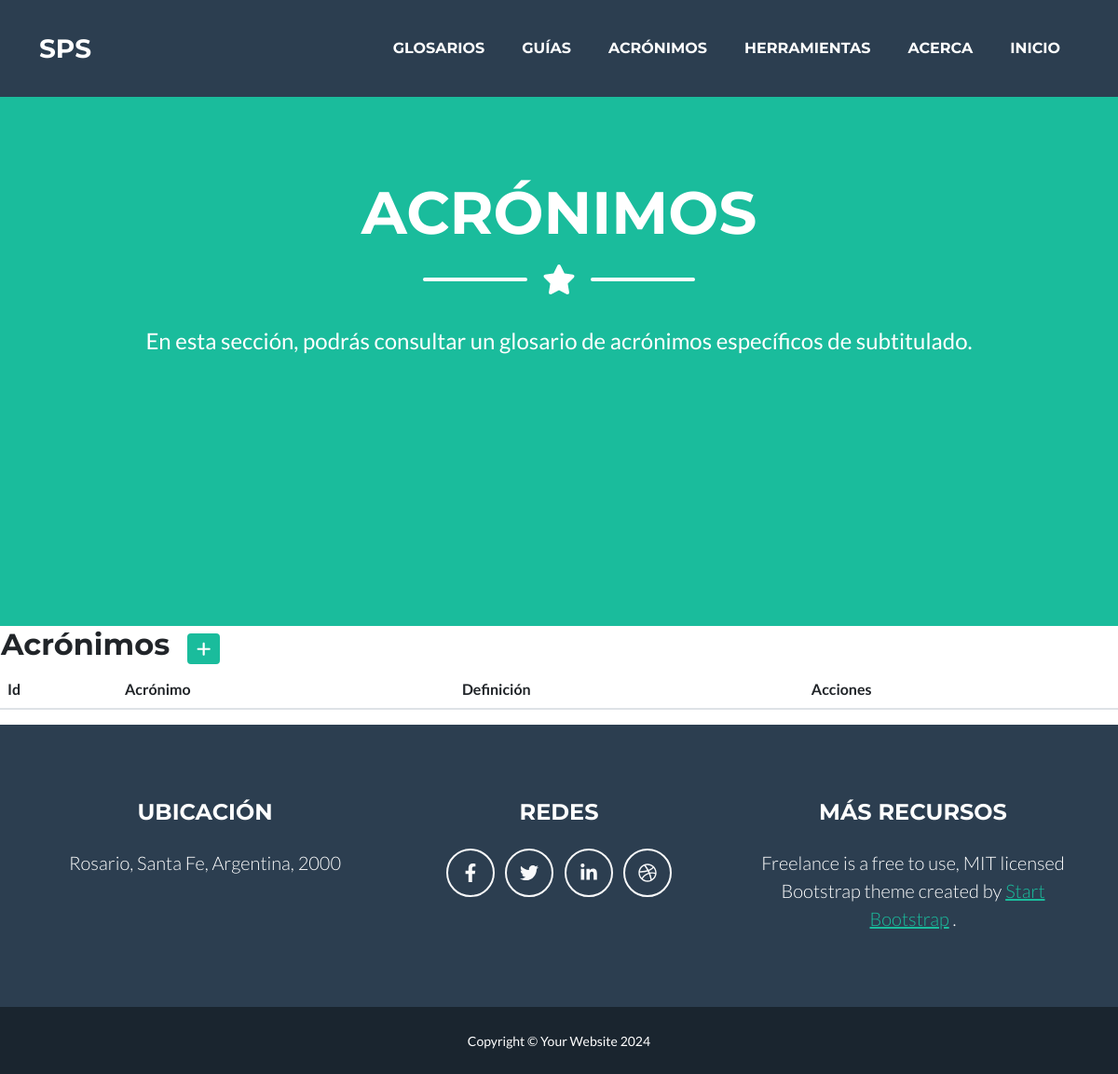
The app's page /acrónimos/, older data.
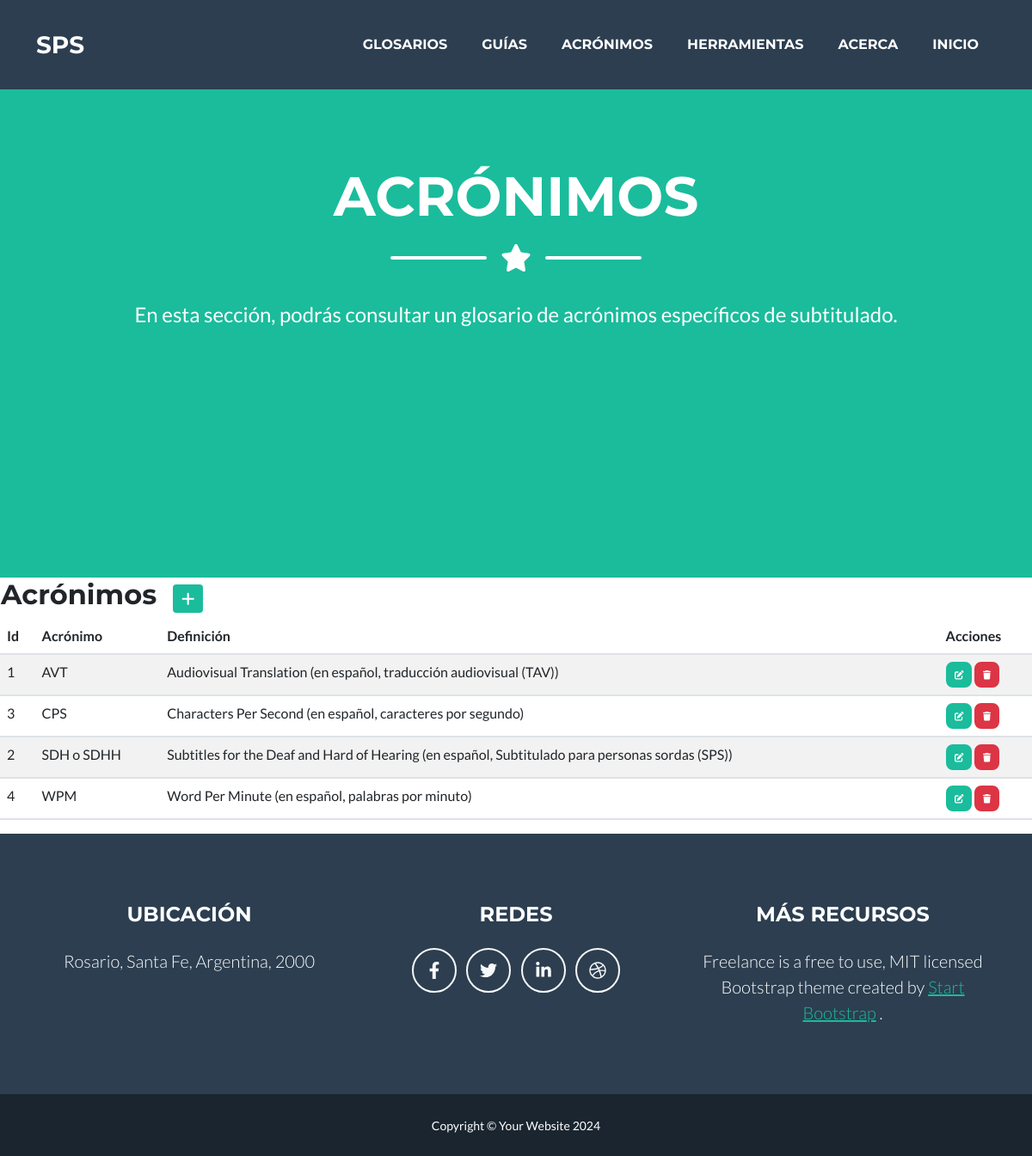
The same page, newer data.
### aplicacion/models.py (models this page shows, shortened)
class Acrónimos(models.Model):
    acrónimo = models.CharField(max_length=100)
    definición = models.CharField(max_length=100)
    class Meta:
        ordering = ["acrónimo"]
        verbose_name = "Acrónimos"
        verbose_name_plural = "Acrónimos"

### aplicacion/views.py (called while the page is built)
def acrónimos(request):
    contexto = {'acrónimos': Acrónimos.objects.all()}
    return render(request, "aplicacion/acrónimos.html", contexto)

### aplicacion/templates/aplicacion/acrónimos.html (shortened to what this page needs)
{% extends "aplicacion/index.html" %}
{% block inicio %}
<li class="nav-item mx-0 mx-lg-1"><a class="nav-link py-3 px-0 px-lg-3 rounded" href="{% url 'home' %}">Inicio</a></li>
{% endblock inicio %}
{% block  titulo%}
<header class="masthead bg-primary text-white text-center">
    <div class="container d-flex align-items-center flex-column">
        <h1 class="masthead-heading text-uppercase mb-0">Acrónimos</h1>
        <div class="divider-custom divider-light">
            <div class="divider-custom-line"></div>
            <div class="divider-custom-icon"><i class="fas fa-star"></i></div>
            <div class="divider-custom-line"></div>
        </div>
        <p class="masthead-subheading font-weight-light mb-0">En esta sección, podrás consultar un glosario de acrónimos específicos de subtitulado.</p>
    </div>
</header>
{% endblock titulo%}
{% block contenido %}
<table>
    <tr>
        <td width="200"><h2>Acrónimos</h2></td>
        <td>
            <a
            href="{% url 'acrónimosForm' %}"
            class="btn btn-primary btn-sm"
            ><i class="fa fa-plus fa-lg" title="Crear"> </i>
            </a>
        </td>
    </tr>
</table>
<table class="table table-striped">
    <thead>
        <tr>
            <th>Id</th>
            <th>Acrónimo</th>
            <th>Definición</th>
            <th>Acciones</th>
        </tr>
    </thead>
    <tbody>
    {% for a in acrónimos  %}
        <tr>
            <td>{{ a.id }}</td>
            <td>{{ a.acrónimo }}</td>
            <td>{{ a.definición }}</td>
            <td>
                <a
                  href="{% url 'acrónimosUpdate' a.id %}"
                  class="btn btn-primary"
                  style="--bs-btn-padding-y: .25rem; --bs-btn-padding-x: .5rem; --bs-btn-font-size: .75rem;"
                  ><i class="fa fa-edit fa-sm" title="Edit Record"></i>
                </a>
                <a
                  href="{% url 'acrónimosDelete' a.id %}"
                  class="btn btn-danger"
                  style="--bs-btn-padding-y: .25rem; --bs-btn-padding-x: .5rem; --bs-btn-font-size: .75rem;"
                  ><i class="fa fa-trash fa-sm" title="Delete Record"></i>
                </a>
            </td>
        </tr>
    {% endfor %}
    </tbody>
</table>
{% endblock contenido %}

### aplicacion/templates/aplicacion/index.html (shortened to what this page needs)
<!DOCTYPE html>
<html lang="en">
    <head>
        {% load static %}
        <link href="{% static 'css/styles.css' %}" rel="stylesheet" />
        <link rel="stylesheet" href="https://cdnjs.cloudflare.com/ajax/libs/font-awesome/6.4.0/css/all.min.css">
    </head>
    <body id="page-top">
        <nav class="navbar navbar-expand-lg bg-secondary text-uppercase fixed-top" id="mainNav">
            <div class="container">
                <a class="navbar-brand" href="#page-top">SPS</a>
                <div class="collapse navbar-collapse" id="navbarResponsive">
                    <ul class="navbar-nav ms-auto">
                        <li class="nav-item mx-0 mx-lg-1"><a class="nav-link py-3 px-0 px-lg-3 rounded" href="{% url 'glosarios'%}">Glosarios</a></li>
                        <li class="nav-item mx-0 mx-lg-1"><a class="nav-link py-3 px-0 px-lg-3 rounded" href="{% url 'guías'%}">Guías</a></li>
                        <li class="nav-item mx-0 mx-lg-1"><a class="nav-link py-3 px-0 px-lg-3 rounded" href="{% url 'acrónimos'%}">Acrónimos</a></li>
                        <li class="nav-item mx-0 mx-lg-1"><a class="nav-link py-3 px-0 px-lg-3 rounded" href="{% url 'herramientas'%}">herramientas</a></li>
                        <li class="nav-item mx-0 mx-lg-1"><a class="nav-link py-3 px-0 px-lg-3 rounded" href="{% url 'acerca'%}">Acerca</a></li>
                        {% block inicio %}{% endblock inicio %}
                    </ul>
                </div>
            </div>
        </nav>
        {% block  titulo%}{% endblock titulo%}
        {% block contenido %}{% endblock contenido %}
        <footer class="footer text-center">
            <div class="container">
                <div class="row">
                    <div class="col-lg-4 mb-5 mb-lg-0">
                        <h4 class="text-uppercase mb-4">Ubicación</h4>
                        <p class="lead mb-0">
                            Rosario, Santa Fe, Argentina, 2000
                        </p>
                    </div>
                    <div class="col-lg-4 mb-5 mb-lg-0">
                        <h4 class="text-uppercase mb-4">Redes</h4>
                        <a class="btn btn-outline-light btn-social mx-1" href="#!"><i class="fab fa-fw fa-facebook-f"></i></a>
                        <a class="btn btn-outline-light btn-social mx-1" href="#!"><i class="fab fa-fw fa-twitter"></i></a>
                        <a class="btn btn-outline-light btn-social mx-1" href="#!"><i class="fab fa-fw fa-linkedin-in"></i></a>
                        <a class="btn btn-outline-light btn-social mx-1" href="#!"><i class="fab fa-fw fa-dribbble"></i></a>
                    </div>
                    <div class="col-lg-4">
                        <h4 class="text-uppercase mb-4">Más recursos</h4>
                        <p class="lead mb-0">
                            Freelance is a free to use, MIT licensed Bootstrap theme created by
                            <a href="http://startbootstrap.com">Start Bootstrap</a>
                            .
                        </p>
                    </div>
                </div>
            </div>
        </footer>
        <div class="copyright py-4 text-center text-white">
            <div class="container"><small>Copyright &copy; Your Website 2024</small></div>
        </div>
    </body>
</html>

Row changes from the older to the newer data that the page shows:
added Acrónimos: id "1", acrónimo "AVT", definición "Audiovisual Translation (en español, traducción audiovisual (TAV))"
added Acrónimos: id "3", acrónimo "CPS", definición "Characters Per Second (en español, caracteres por segundo)"
added Acrónimos: id "2", acrónimo "SDH o SDHH", definición "Subtitles for the Deaf and Hard of Hearing (en español, Subtitulado para personas sordas (SPS))"
added Acrónimos: id "4", acrónimo "WPM", definición "Word Per Minute (en español, palabras por minuto)"
